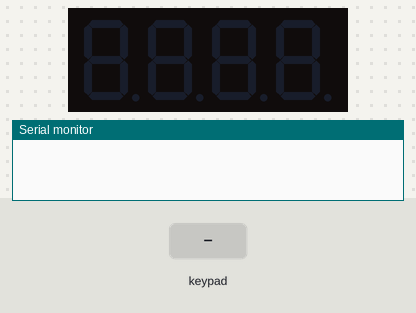
A sketch run on a simulated Arduino Uno, built with avr-gcc and run on an emulated ATmega328P. Shown: 4-digit seven-segment display, the last lines printed to the serial monitor. Inputs (shaded band) come from the test bench.

Above: at 1.2 s.
1.3 s: key 'A' pressed
At 1.6 s:
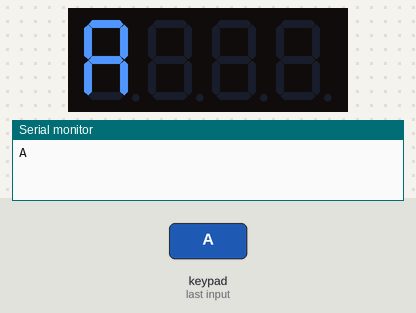
2.8 s: key 'B' pressed
At 3.9 s:
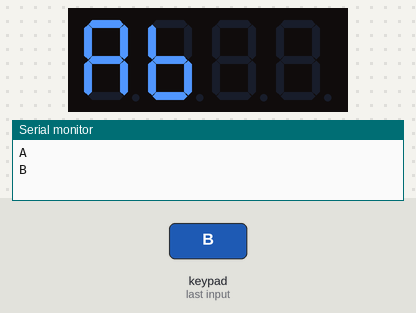
4.3 s: key 'C' pressed
At 4.7 s:
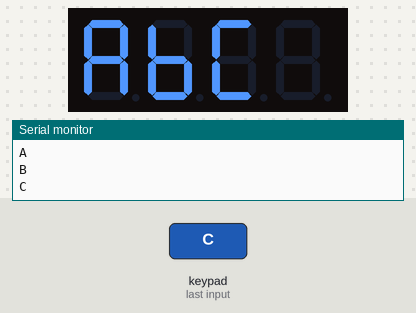
5.8 s: key '#' pressed
At 7.1 s:
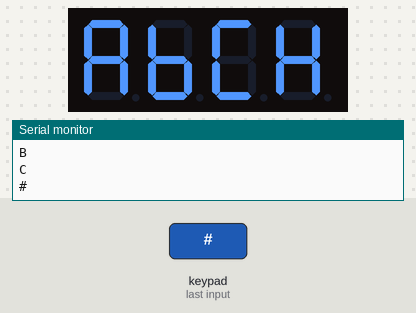
10.4 s: keypad keys 8 7 6 5 * pressed 0.4 s apart
At 13.1 s:
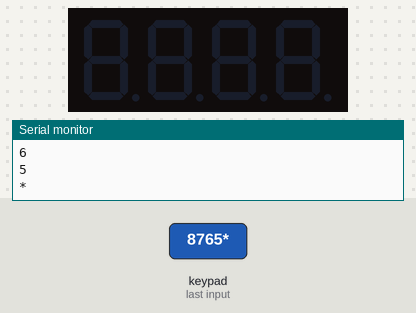
Timing chart, 0 to 14.6 s (numbered marks = the images above; inputs shaded):
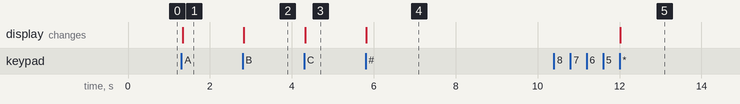

Measured:
- after the input at 1.3 s, the display: changes at once (image 1)
- after the input at 2.8 s, the display: changes at once (image 2)
- after the input at 4.3 s, the display: changes at once (image 3)
- after the input at 5.8 s, the display: changes at once (image 4)
- after the input at 10.4 s, the display: changes after 1.6 s (image 5)

The sketch:

Latihan_12.ino
```cpp
#include <Keypad.h>
#include <Arduino.h>
#include <TM1637Display.h> // libary external yang digunakan

TM1637Display display(2, 3);  // untuk mendefinisikan function display dengan libary yang digunakan, 'nama libary' display(pinCLK, pinDIO)

const byte ROWS = 4; //four rows
const byte COLS = 4; //four columns
//define the cymbols on the buttons of the keypads
char keypad4x4[ROWS][COLS] = {
  {'1','2','3','A'},
  {'4','5','6','B'},
  {'7','8','9','C'},
  {'*','0','#','D'}
};
byte rowPins[ROWS] = {8, 7, 6, 5}; //connect to the row pinouts of the keypad
byte colPins[COLS] = {12, 11, 10, 9}; //connect to the column pinouts of the keypad

//initialize an instance of class NewKeypad
Keypad customKeypad = Keypad( makeKeymap(keypad4x4), rowPins, colPins, ROWS, COLS);

// Buffer untuk menyimpan 4 karakter input
char inputBuffer[4] = {' ', ' ', ' ', ' '};
int inputIndex = 0;

void setup() {
  Serial.begin(9600);
  display.setBrightness(7);
  display.clear();
}

void loop() {
  char customKey = customKeypad.getKey();

  if (customKey) {
    Serial.println(customKey);

    if (inputIndex < 4 && ((customKey >= '0' && customKey <= '9') || (customKey >= 'A' && customKey <= 'D') || customKey == '*' || customKey == '#')) {
      inputBuffer[inputIndex] = customKey;
      inputIndex++;

      // Tampilkan buffer
      uint8_t segments[4];
      for (int i = 0; i < 4; i++) {
        segments[i] = encodeChar(inputBuffer[i]);
      }
      display.setSegments(segments);
    }

  //Tombol reset
    if (customKey == '*') {
      inputIndex = 0;
      for (int i = 0; i < 4; i++) inputBuffer[i] = ' ';
      display.clear();
    }
  }
}

// Fungsi untuk mengonversi karakter ke 7-segment
uint8_t encodeChar(char c) {
  switch (c) {
    case '0'...'9': return display.encodeDigit(c - '0');
    case 'A': return SEG_A | SEG_B | SEG_C | SEG_E | SEG_F | SEG_G;
    case 'B': return SEG_C | SEG_D | SEG_E | SEG_F | SEG_G;
    case 'C': return SEG_A | SEG_D | SEG_E | SEG_F;
    case 'D': return SEG_B | SEG_C | SEG_D | SEG_E | SEG_G;
    case '#': return SEG_B | SEG_C | SEG_E | SEG_F | SEG_G;
    case '*': return SEG_A | SEG_C | SEG_E | SEG_G;
    case ' ': return 0x00;
    default: return 0x00; // Kosongkan jika tidak dikenali
  }
}
```
